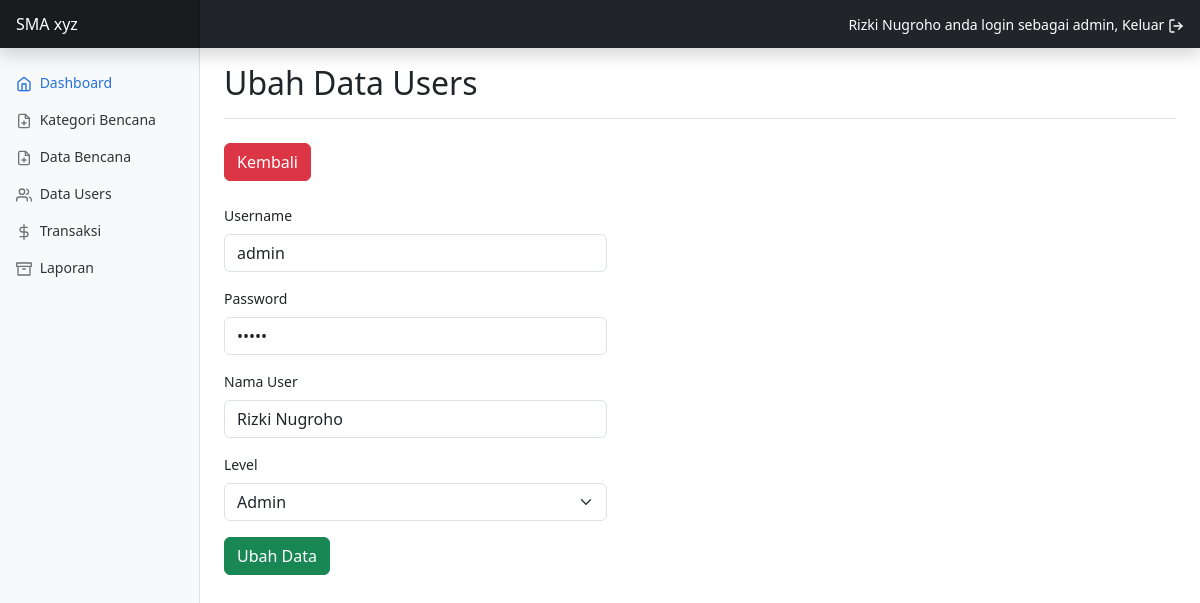
Page /users_form_ubah.php?id_user=1 (signed in) on the committed database.
### tables this page shows
CREATE TABLE `tbl_users` (
  `id_user` int(11) NOT NULL,
  `username` varchar(30) NOT NULL,
  `password` varchar(50) NOT NULL,
  `nama_user` varchar(35) NOT NULL,
  `level` enum('admin','petugas','masyarakat') NOT NULL
);

### users_form_ubah.php (the view, shortened to what this page needs)
<?php
require 'koneksi.php';
$id_user = $_GET['id_user'];
$query = "SELECT * FROM tbl_users WHERE id_user = $id_user";
$result = mysqli_query($koneksi, $query);
$data = mysqli_fetch_assoc($result);
?>
<?php require 'templates/header.php' ?>
<?php require 'templates/footer.php' ?>
<main class="col-md-9 ms-sm-auto col-lg-10 px-md-4">
  <div class="d-flex justify-content-between flex-wrap flex-md-nowrap align-items-center pt-3 pb-2 mb-3 border-bottom">
    <h1 class="h2">Ubah Data Users</h1>
  </div>
  <div class="row my-4">
    <div class="col-md-5">
      <a href="users.php" class="btn btn-danger">Kembali</a>
    </div>
  </div>
  <div class="row">
    <div class="col-md-5">
      <form action="users_proses_ubah.php" method="post">
        <div class="mb-3">
          <label for="username" class="form-label">Username</label>
          <input type="text" class="form-control" id="username" name="username" value="<?= $data['username'] ?>">
        </div>
        <div class="mb-3">
          <label for="password" class="form-label">Password</label>
          <input type="password" class="form-control" id="password" name="password" value="<?= $data['password'] ?>">
        </div>
        <div class="mb-3">
          <label for="nama_user" class="form-label">Nama User</label>
          <input type="nama_user" class="form-control" id="nama_user" name="nama_user" value="<?= $data['nama_user'] ?>">
        </div>
        <div class="mb-3">
          <label for="level" class="form-label">Level</label>
          <select class="form-select" aria-label="Default select example" name="level" id="level">
            <option value="admin" <?= ($data['level'] === 'admin') ? 'selected' : '' ?>>Admin</option>
          </select>
        </div>
        <button type="submit" class="btn btn-success" name="simpan">Ubah Data</button>
      </form>
    </div>
  </div>
</main>

### assets/css/dashboard.css (style rules this page uses)
body { font-size: .875rem; }

### rows in the picture
tbl_users: username "admin", nama_user "Rizki Nugroho", level "Admin"

### other values in the picture
$_SESSION['nama_user'] "Rizki Nugroho"
$_SESSION['level'] "admin"
